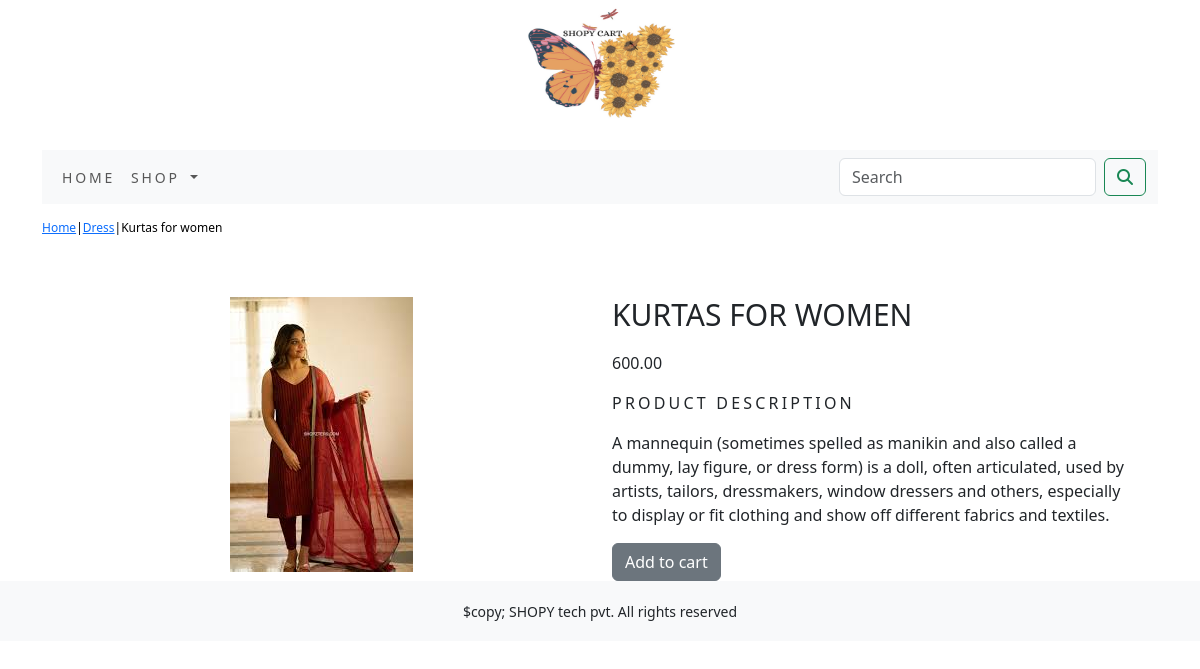
Screenshot of /shop/dress/kurtas-for-women/ with the database file from the repository.
### shop_app/models.py (models this page shows, shortened)
class product(models.Model):
    name=models.CharField(max_length=250,unique=True)
    slug=models.SlugField(max_length=250,unique=True)
    description = models.TextField(blank=True)
    image = models.ImageField(upload_to='product', blank=True)
    price=models.DecimalField(max_digits=10,decimal_places=2)
    category=models.ForeignKey(category,on_delete=models.CASCADE)
    stock=models.IntegerField()
    available=models.BooleanField(default=True)
    created=models.DateTimeField(auto_now_add=True)
    updated=models.DateTimeField(auto_now=True)
    class Meta:
        ordering=('name',)
        verbose_name='product'
        verbose_name_plural='products'

class category(models.Model):
    name=models.CharField(max_length=250,unique=True)
    slug=models.SlugField(max_length=250,unique=True)
    description = models.TextField(blank=True)
    image=models.ImageField(upload_to='category',blank=True)
    class Meta:
        ordering=('name',)
        verbose_name='category'
        verbose_name_plural='categories'
    def get_url(self):
        return reverse('shop_app:products_by_category',args=[self.slug])
    def __str__(self):
        return '{}'.format(self.name)

### shop_app/views.py (the view)
# urls.py: path('<slug:c_slug>/<slug:product_slug>/',views.prodDetail,name='prodDetail')
def prodDetail(request,c_slug,product_slug):
    try:
        products=product.objects.get(category__slug=c_slug,slug=product_slug)
    except Exception as e:
        raise e
    return render(request,'product.html',{'product':products})

### cart_app/context_processors.py (called while the page is built)
def counter(request):
    item_count = 0
    if 'admin' in request.path:
        return {}
    else:
        try:
            cart=Cart.objects.filter(cart_id=_cart_id(request))
            cart_items=CartItem.objects.all().filter(cart=cart[:1])
            for cart_item in cart_items:
                item_count += cart_item.quantity
        except Cart.DoesNotExist:
            item_count = 0
    return dict(item_count=item_count)

### cart_app/views.py (called while the page is built)
def _cart_id(request):
    cart=request.session.session_key
    if not cart:
        cart=request.session.create()
    return cart

### shop_app/context_processors.py (called while the page is built)
def menu_links(request):
    links=category.objects.all()
    return dict(links=links)

### templates/product.html (shortened to what this page needs)
{% extends 'base.html' %}
{% load static %}
{% block content %}
<div class="row my_prod_row_class" >
    <div class="mx_auto">
        <p>
            <a href="{% url 'shop_app:allProdCat' %}">Home</a>|<a href="{{product.category.get_url}}">{{product.category}}</a>|{{product.name}}
        </p>
    </div>
</div>
<br>
<div class="container">
<div class="row">
    <div class="col-12 col-sm-12 col-md-12 col-lg-6 text-center">
<div style="min-width:18rem;">
    <img src="{{product.image.url}}" alt="{{product.name}}">
</div>
    </div>
    <div class="col-md col-sm-12 col-md-12 col-lg-6">
        <h1 class="my_prod_title">{{product.name}}</h1>
        <p>{{product.price}}</p>
        <p class="my_title">Product Description</p>
        <p class="text-justify my_prod_text">{{product.description}}</p>
        {% if product.stock <= 0 %}
        <p class="text-justify my_prod_text"><b>out of stock </b></p>
        {% else %}
        <a href="{% url 'cart_app:add_cart' product.id %}" class="btn btn-secondary">Add to cart</a>
        {% endif %}
    </div>
</div>
</div>
{% endblock %}

### static/css/custom.css (style rules this page uses)
body { font family:'Roboto', sans-serif; }
.my_title { font-size:16px; text-transform:uppercase; letter-spacing:.2em; }
.my_prod_row_class { padding-top:15px; padding-bottom:20px; }
.my_prod_row_class .mx_auto { color:#000; font-size:12px; text-decoration:none; }
.my_prod_title { font-size:30px; text-transform:uppercase; letter-spacing.2em; padding-top:0px; padding-bottom:10px; }
.my_prod_text { padding-right:20px; }

### rows the page displays
product: category "Dress", name "Kurtas for women", image (picture), name "KURTAS FOR WOMEN", price "600.00", description "A mannequin (sometimes spelled as manikin and also called a dummy, lay figure, or dress form) is a doll, often articulated, used by artists, tailors, dressmakers, window dressers and others, especially to display or fit clothing and show off different fabrics and textiles."
